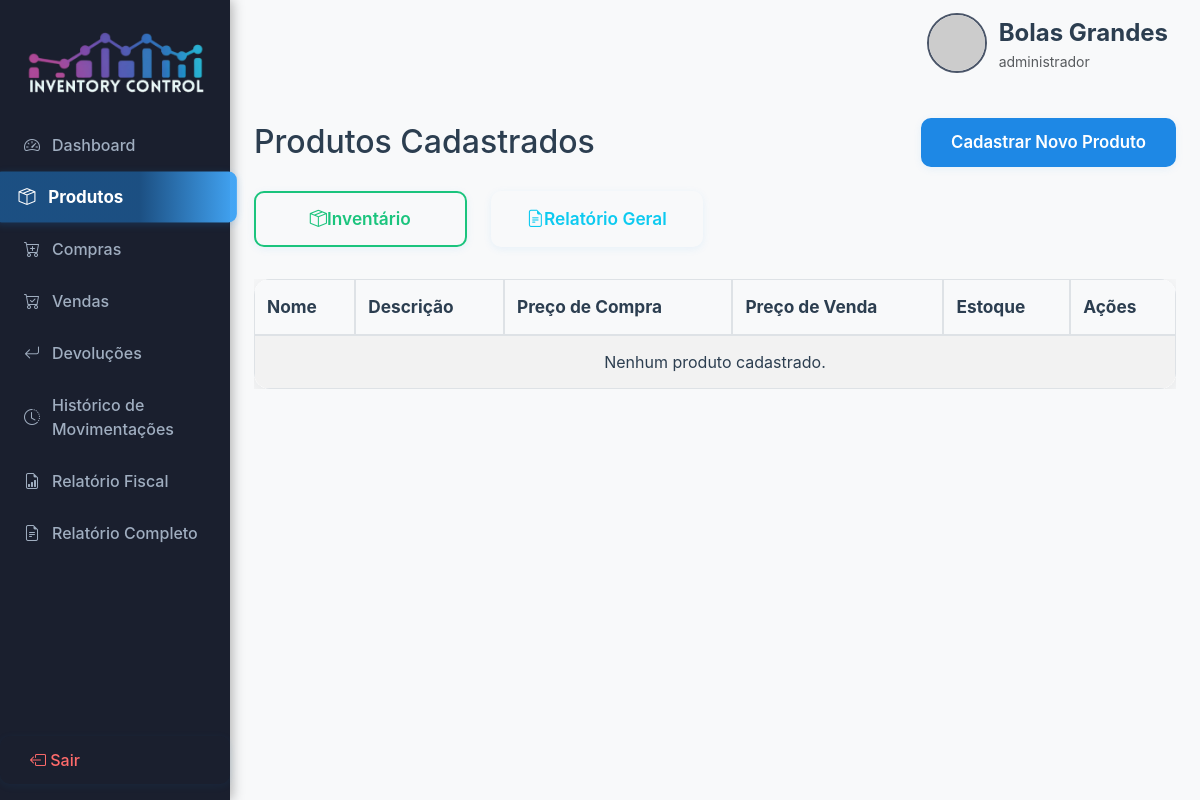
/produtos (signed in), run on an earlier commit of the app's database.
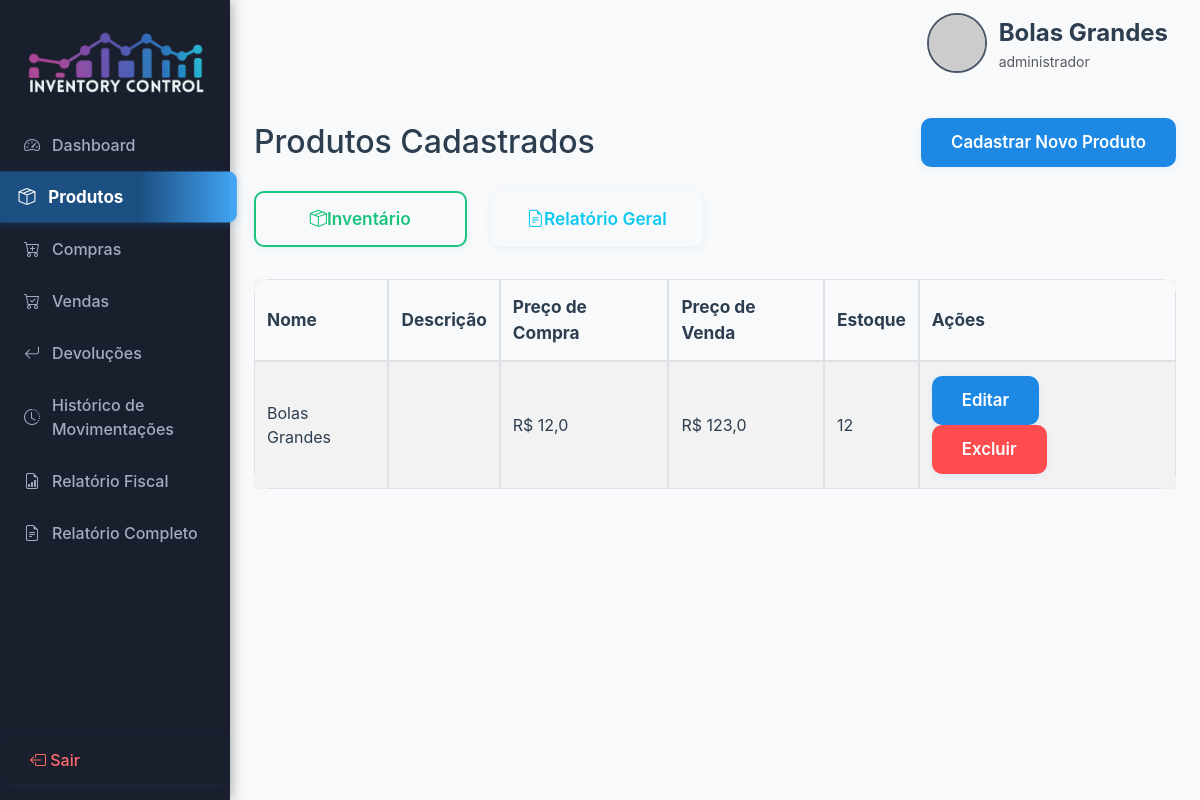
And on a later commit of the database.
### models/produto.py (models this page shows, shortened)
class Produto(db.Model):
    __tablename__ = 'produto'  # Nome da tabela no banco de dados
    id = db.Column(db.Integer, primary_key=True)  # Identificador único do produto
    nome = db.Column(db.String(150), nullable=False)  # Nome do produto
    descricao = db.Column(db.Text, nullable=True)  # Descrição detalhada do produto
    preco_compra = db.Column(db.Float, nullable=False)  # Preço de compra do produto
    preco_venda = db.Column(db.Float, nullable=False)  # Preço de venda do produto
    quantidade_estoque = db.Column(db.Integer, default=0)  # Quantidade disponível em estoque
    usuario_id = db.Column(db.Integer, db.ForeignKey('usuario.id'), nullable=True)
    empresa_id = db.Column(db.Integer, db.ForeignKey('empresa.id'), nullable=True)

### app.py (the view)
@app.route('/produtos')
@login_required
@role_required('administrador', 'vendedor')
def listar_produtos():
    produtos = Produto.query.filter(Produto.empresa_id.in_(empresas_visiveis_ids())).all()
    return render_template('produtos.html', produtos=produtos)

### app.py (called while the page is built)
@login_manager.user_loader
def load_user(user_id):
    return db.session.get(Usuario, int(user_id))

def role_required(*roles):
    def decorator(view_func):
        @wraps(view_func)
        def wrapper(*args, **kwargs):
            if not current_user.is_authenticated:
                return redirect(url_for('login'))
            if getattr(current_user, 'role', None) == 'site_admin':
                return view_func(*args, **kwargs)
            if current_user.role not in roles:
                flash('Você não tem permissão para acessar esta funcionalidade.', 'danger')
                if getattr(current_user, 'role', None) == 'contador':
                    return redirect(url_for('relatorio_fiscal'))
                return redirect(url_for('index'))
            return view_func(*args, **kwargs)
        return wrapper
    return decorator

### templates/produtos.html
{% extends 'base.html' %}
{% block content %}
<div class="container mt-5">
    <div class="d-flex justify-content-between align-items-center mb-4">
        <h2 class="mb-0">Produtos Cadastrados</h2>
        <a href="{{ url_for('adicionar_produto') }}" class="btn btn-primary">Cadastrar Novo Produto</a>
    </div>
    <div class="row mb-4">
        <div class="col-md-3">
            <a href="{{ url_for('inventario') }}" class="btn btn-outline-success w-100 mb-2">
                <i class="bi bi-box-seam"></i> Inventário
            </a>
        </div>
        <div class="col-md-3">
            <a href="{{ url_for('relatorio_estoque') }}" class="btn btn-outline-info w-100 mb-2">
                <i class="bi bi-file-earmark-text"></i> Relatório Geral
            </a>
        </div>
    </div>
    <div class="table-responsive">
        <table class="table table-bordered table-striped">
            <thead class="table-light">
                <tr>
                    <th>Nome</th>
                    <th>Descrição</th>
                    <th>Preço de Compra</th>
                    <th>Preço de Venda</th>
                    <th>Estoque</th>
                    <th>Ações</th>
                </tr>
            </thead>
            <tbody>
                {% for p in produtos %}
                <tr>
                    <td>{{ p.nome }}</td>
                    <td>{{ p.descricao }}</td>
                    <td>R$ {{ p.preco_compra|float|round(2)|replace('.', ',') }}</td>
                    <td>R$ {{ p.preco_venda|float|round(2)|replace('.', ',') }}</td>
                    <td>{{ p.quantidade_estoque }}</td>
                    <td>
                        <a href="{{ url_for('editar_produto', produto_id=p.id) }}" class="btn btn-sm btn-primary me-2">Editar</a>
                        <form action="{{ url_for('deletar_produto', produto_id=p.id) }}" method="post" style="display:inline;" onsubmit="return confirm('Tem certeza que deseja excluir este produto?');">
                            <button type="submit" class="btn btn-sm btn-danger">Excluir</button>
                        </form>
                    </td>
                </tr>
                {% else %}
                <tr><td colspan="6" class="text-center">Nenhum produto cadastrado.</td></tr>
                {% endfor %}
            </tbody>
        </table>
    </div>
</div>
{% endblock %}

What changed in the data, as far as the page shows it:
added Produto: nome "Bolas Grandes", preco_compra "12,0", preco_venda "123,0", quantidade_estoque "12"
Also different on the page:
text no longer shown: "Nenhum produto cadastrado."
